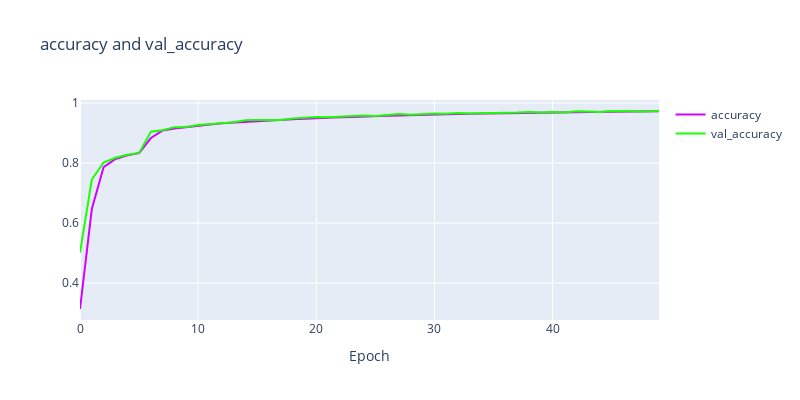

The cell this chart's notebook holds for it:
### Code cell
plot_metrics('accuracy','val_accuracy')
